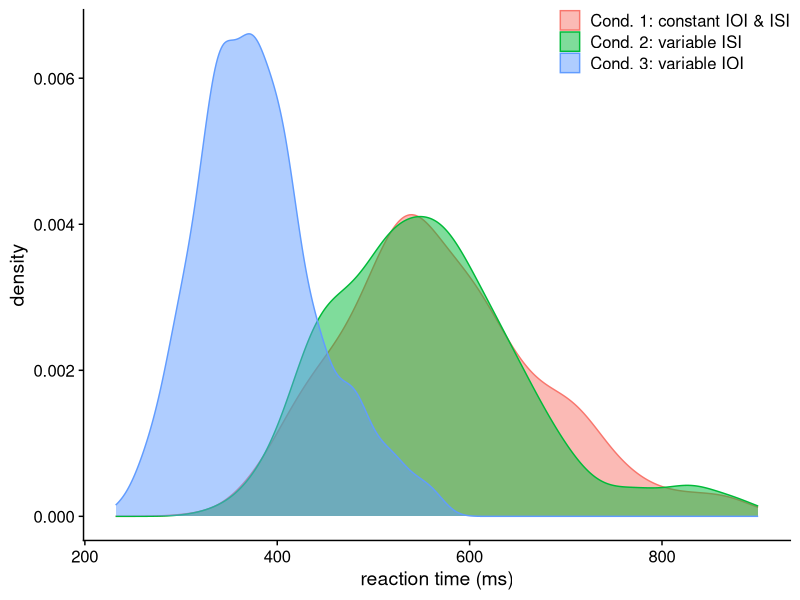
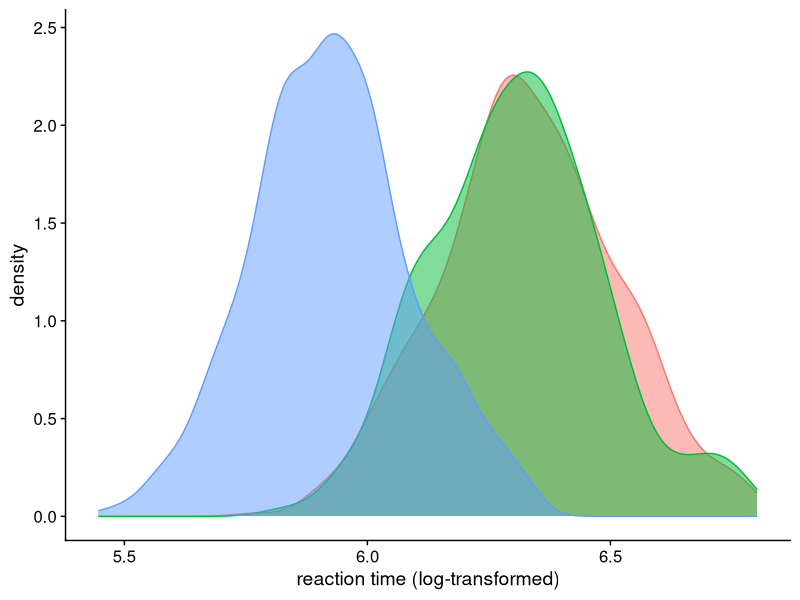
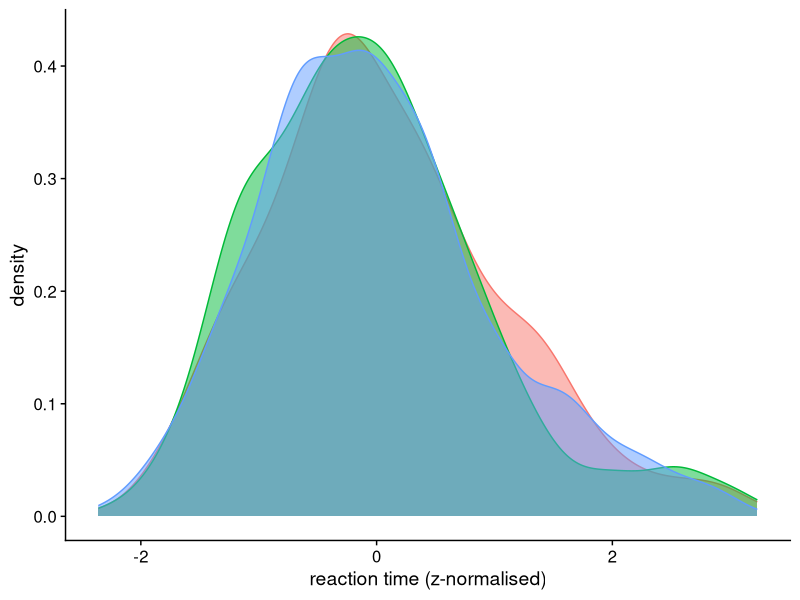
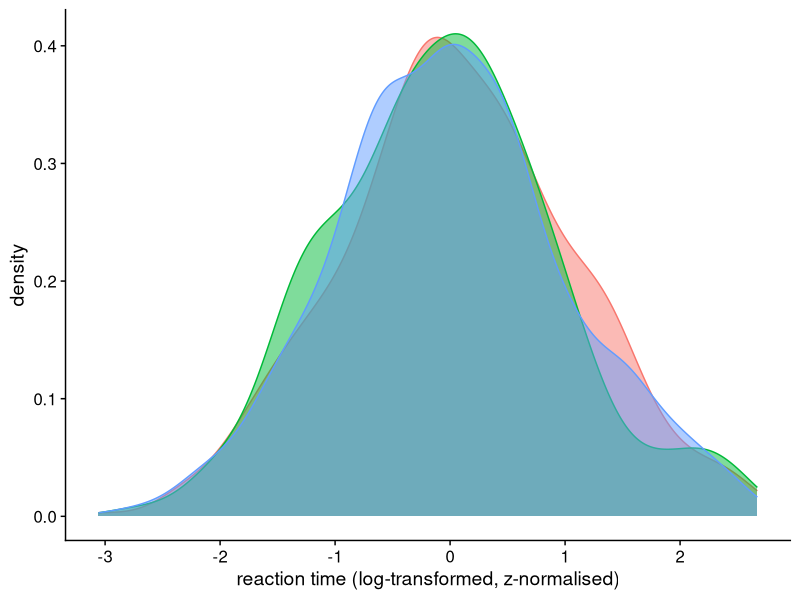
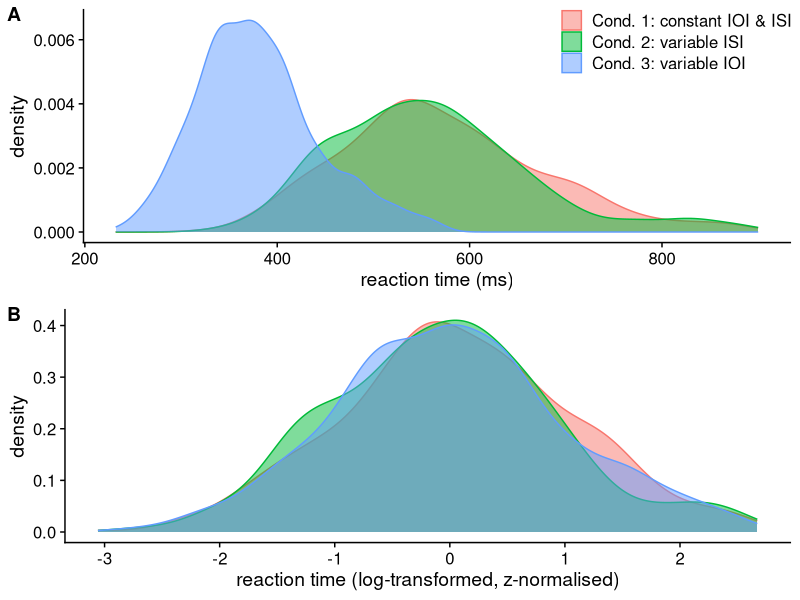

The R source for these figures, in order: (Note: this script raises an error after producing the figures.)

#--------------------------------------------------------
# packages, global variables
#--------------------------------------------------------

# remove previous objects from workspace
rm(list=ls())

library(tidyverse)
library(skimr)
library(cowplot)
theme_set(theme_cowplot())
library(lmerTest)
library(broom.mixed)
library(gtools)
library(kableExtra)

#------------------------------------------------------------
# helper functions
#------------------------------------------------------------

# conf_summary()
# partially based on: http://www.cookbook-r.com/Manipulating_data/Summarizing_data/
# group data, and calculate: mean, standard error, 95% confidence interval
conf_summary <- function(data, measurevar, ...) {
  d %>% 
    group_by(...) %>%
    summarise(mean = mean({{measurevar}}, na.rm = T),
              sd = sd({{measurevar}}, na.rm = T),
              N = n(),
              se = sd / sqrt(N),
              ci = se * qt(0.95/2 + .5, N-1)) %>% 
    ungroup()
}

# save plots with cairo pdf device
ggsave_pdf <- function(custom_name = "lastplot", plot_lst = list(last_plot()),
                       height = 5, width = 7.5, figscale = 1,
                       figdir = '../plots/',
                       device = cairo_pdf, device_suffix = 'pdf', ...) {
  if (is.null(names(plot_lst))) names(plot_lst) <- custom_name
  plot_names <- paste0(figdir, names(plot_lst), '.', device_suffix)
  pmap(list(plot_names, plot_lst), ggsave,
       device = device, scale = figscale,
       height = height, width = width, ...)
}

ggsave_jpg <- function(custom_name = "lastplot", ...) {
  ggsave_pdf(device = 'jpeg', device_suffix = 'jpg', custom_name, ...)
}

# print fixed effects of mixed model
print_model <- function(mx) {
  mx %>% 
    tidy(effects = 'fixed') %>% 
    mutate(signif = stars.pval(p.value),
           t.value = statistic,
           p.value = format.pval(p.value, digits = 2),
           term = str_replace_all(term, 'preceding_stds', 'preceding_standards')) %>% 
    mutate_if(is.numeric, ~ round(., digits = 2)) %>% 
    select(term, estimate, std.error, t.value, p.value, signif) %>% 
    kable(format = 'latex', booktabs = T, linesep = "")
}

#--------------------------------------------------------
# load data
#--------------------------------------------------------

# semantic labels for conditions.
# machine (hard/soft-ware) for conditions.
condlabels <- tibble(condition = c(1, 2, 3),
                     condition_label = c('Cond. 1: constant IOI & ISI',
                                         'Cond. 2: variable ISI',
                                         'Cond. 3: variable IOI'),
                     machine = c('dell_ubuntu12',
                                 'dell_ubuntu12',
                                 'lenovo_ubuntu15'))

# read all response data (including misses, false alarms, etc.)
alld <- read_tsv('../data/seh2_response_data.tsv') %>% 
  left_join(condlabels) %>% 
  mutate(condition = as_factor(condition))

#--------------------------------------------------------
# exclude block-initial trials
#--------------------------------------------------------

# remove all block-initial trials,
# since the experiment didn't control that each block started
# with a filler trial (i.e. with no deviants in it).
# trials are numbered from 1 to 76 (col=itemID):
# 1:4 belong to training block,
# 5:40 (n=36) belong to experimental block 1
# 41:76 (n=36) belong to experimental block 2.
# hence, remove trials 5 and 41 from dataset.
alld %>% 
  group_by(section) %>% 
  filter(itemID == min(itemID)) %>% 
  count(itemID)

alld <- alld %>% 
  group_by(section) %>% 
  filter(itemID != min(itemID)) %>% 
  ungroup()

#--------------------------------------------------------
# overall accuracy; exclude low-performance participants
#--------------------------------------------------------

# compute hits, overreactions, misses, false alarms.
# coding:
# n_reactions = 0 = missed deviants
# n_reactions = 1 = hits
# n_reactions > 1 = overreactions, multiple reactions to single deviant
# n_reactions = 99 (arbitrary code; when deviant absent) = false alarm
alld <- alld %>% 
  group_by(subjectID, itemID) %>% 
  nest() %>% 
  mutate(n_reactions = map_dbl(data, nrow)) %>%
  unnest(data) %>% 
  ungroup() %>%
  mutate(n_reactions = if_else(is.na(relRT), 0, n_reactions),
         n_reactions = if_else(is.na(deviant), -1, n_reactions), # arbitrary code for false alarms
         response_type = if_else(n_reactions==-1, 'false_alarm', 'undefined!'),
         response_type = if_else(n_reactions>1, 'overreaction', response_type),
         response_type = if_else(n_reactions==1, 'hit', response_type),
         response_type = if_else(n_reactions==0, 'miss', response_type))

# summary of hits, overreactions, misses, false alarms.
alld %>% 
  count(response_type) %>% 
  mutate(total = sum(n),
         p = (n/total*100) %>% round(0))

# proportion of response type by subject
hits_by_subj <- alld %>% 
  group_by(condition, subjectID) %>% 
  count(response_type) %>% 
  mutate(total = sum(n),
         p = (n/total*100) %>% round(0)) %>%
  select(subjectID, response_type, p) %>% 
  pivot_wider(names_from = response_type, values_from = p)

# exclude participants whose proportion of hits is below 90%
low_performance <- hits_by_subj %>% filter(hit < 90)
low_performance

d_perform <- alld %>% 
  filter(!subjectID %in% low_performance$subjectID)

# n of participants per condition
d_perform %>% 
  count(condition, subjectID) %>% 
  count(condition)

#--------------------------------------------------------
# exclude all responses except hits
#--------------------------------------------------------

d_perform %>% 
  count(response_type) %>% 
  mutate(total = sum(n),
         p = (n/total*100) %>% round(0))

# dataset for analyses:
# only keep hits, i.e. deviant is present and participant reacts once;
# exclude misses, false_alarms and trials with overreactions.
# also exclude impossible (i.e. negative) RTs. 
d_hits <- d_perform %>% 
  filter(response_type == 'hit')

#--------------------------------------------------------
# exlude impossible/extreme RTs
#--------------------------------------------------------

# negative RTs are equivalent to false alarms;
# extremely low RTs too;
# define extreme as less/more than 2 SDs from mean;
# (by machine, because each setup shows different RT lags)
d_hits <- d_hits %>% 
  group_by(machine) %>% 
  mutate(extreme_lo = relRT < mean(relRT) - 2*sd(relRT),
         extreme_hi = relRT > mean(relRT) + 2*sd(relRT)) %>% 
  ungroup() %>%
  filter(relRT > 0,
         extreme_lo == F,
         extreme_hi == F) %>% 
  select(-extreme_lo, -extreme_hi)

#--------------------------------------------------------
# final dataset, add transformed RT features
#--------------------------------------------------------

d <- d_hits %>% 
  mutate(logRT = log(relRT)) %>% 
  group_by(machine) %>% 
  mutate(logRT_z = scale(logRT),
         relRT_z = scale(relRT)) %>% 
  ungroup()

#--------------------------------------------------------
# distributions
#--------------------------------------------------------

# themes for distribution plots.
# legend.justification = inside reference point for legend.position 
theme_dist <- list(theme(legend.title = element_blank(),
                         legend.position = c(1, 1),
                         legend.justification = c('right', 'top')))
theme_dist_nolegend <- list(theme(legend.position = 'none'))

# Conditions were conducted on different machines:
# Condition 1: Dell XPS M1330, Ubuntu 12.04.
# Condition 2: Dell XPS M1330, Ubuntu 12.04.
# Condition 3: Lenovo T440s, Ubuntu 15.10.
# RTs are consistently shorter for condition 3.
# Hence, z-normalise RTs to make conditions comparable.

dist_rt <- ggplot(d) +
  aes(x = relRT, fill = condition_label, colour = condition_label) +
  geom_density(alpha = .5) +
  theme_dist + xlab('reaction time (ms)')
dist_rt

dist_logrt <- ggplot(d) +
  aes(x = logRT, fill = condition_label, colour = condition_label) +
  geom_density(alpha = .5) +
  theme_dist_nolegend + xlab('reaction time (log-transformed)')
dist_logrt

dist_stdrt <- ggplot(d) +
  aes(x = relRT_z, fill = condition_label, colour = condition_label) +
  geom_density(alpha = .5) +
  theme_dist_nolegend + xlab('reaction time (z-normalised)')
dist_stdrt

dist_zrt <- ggplot(d) +
  aes(x = logRT_z, fill = condition_label, colour = condition_label) +
  geom_density(alpha = .5) +
  theme_dist_nolegend + xlab('reaction time (log-transformed, z-normalised)')
dist_zrt

plot_grid(dist_rt, dist_zrt, ncol = 1, labels = 'AUTO')
ggsave_jpg('rt_distributions_2', height = 9)

plot_grid(dist_rt, dist_logrt, dist_zrt, ncol = 1, labels = 'AUTO')
ggsave_jpg('rt_distributions_3', height = 9)

conf_summary(d, relRT, condition_label)
conf_summary(d, logRT, condition_label)
conf_summary(d, logRT_z, condition_label)

# distribution of preceding standards, i.e. distance since preceding deviant
d %>%
  ggplot() +
  aes(x = preceding_stds,
      group = condition,
      fill = as_factor(condition),
      colour = as_factor(condition)) +
  geom_density(alpha = .5) +
  theme_dist

#--------------------------------------------------------
# RTs by position of deviant
#--------------------------------------------------------

# axis labels
deviant_lab <- 'position of deviant within sequence'
zrt_lab <- 'reaction time (log-transformed, z-normalised)'
lrt_lab <- 'reaction time (log-transformed)'

## Summary by deviant position
dsum2 <- conf_summary(d, logRT_z, deviant)
ggplot(dsum2) + aes(x = factor(deviant), y = mean, group = 1) +
  geom_point() + geom_line() +
  geom_errorbar(aes(ymin=mean-ci, ymax=mean+ci), width=.1) +
  labs(x = deviant_lab, y = zrt_lab)
# ggsave("dsum_all.pdf", scale = 2)

## Summary by deviant and condition
dsum <- conf_summary(d, logRT_z, deviant, condition_label) %>% 
  rename(condition = condition_label)
ggplot(dsum) + aes(x = factor(deviant), y = mean,
                   group = condition, color = condition) +
  geom_point() + geom_line() +
  geom_errorbar(aes(ymin=mean-ci, ymax=mean+ci), width=.1) +
  labs(x = deviant_lab, y = zrt_lab) +
  theme_dist
# ggsave("dsum_conditions.pdf", scale = 2)

#--------------------------------------------------------
# log-transformed, z-normalised RTs by deviant (with overlay)
#--------------------------------------------------------

# summary statistics (for plot overlay)
dsum.stat <- dsum %>% 
  group_by(condition) %>% 
  summarise(r = cor(deviant, mean) %>% round(2)) %>% 
  mutate(highlight = condition)

# no highlight
dsum %>% 
  ggplot() + aes(x = factor(deviant), y = mean, group = condition) +
  geom_point() + geom_line() +
  geom_errorbar(aes(ymin=mean-ci, ymax=mean+ci), width=.1) +
  facet_wrap(~ condition) +
  labs(x = deviant_lab, y = zrt_lab) +
  theme(legend.position="none") +
  geom_text(aes(x = 7, y = 1.1, label = paste0("italic(r) == ", r)), parse = T, 
            data = dsum.stat, inherit.aes = F) +
  background_grid(major = 'y')

ggsave_jpg(custom_name = "zrt_conditions", width = 9)

# with hihglight
dsum %>% 
  crossing(highlight = unique(.$condition)) %>%
  ggplot() +
  aes(x = factor(deviant), y = mean, group = condition,
      alpha = highlight == condition) +
  geom_point() + geom_line() +
  geom_errorbar(aes(ymin=mean-ci, ymax=mean+ci), width=.1) +
  facet_wrap(~ condition) +
  labs(x = deviant_lab, y = zrt_lab) +
  facet_wrap(~highlight) +
  scale_alpha_discrete(range = c(.1, 1)) +
  geom_text(aes(x = 7, y = 1.1, label = paste0("italic(r) == ", r)), parse = T, 
            data = dsum.stat, inherit.aes = F) +
  background_grid(major = 'y') +
  theme(legend.position = 'none')

ggsave_jpg(custom_name = "zrt_conditions_hi", width = 9)

#--------------------------------------------------------
# log-transformed RTs (not normalised by machine) by deviant (with overlay)
#--------------------------------------------------------

## summary by deviant and condition
log_sum <- conf_summary(d, logRT, deviant, condition_label) %>% 
  rename(condition = condition_label)

# summary statistics (for plot overlay)
log_sum_stat <- log_sum %>% 
  group_by(condition) %>% 
  summarise(r = cor(deviant, mean) %>% round(2)) %>% 
  mutate(highlight = condition)

# no highlight
ggplot(log_sum) + aes(x = factor(deviant), y = mean, group = condition) +
  geom_point() + geom_line() +
  geom_errorbar(aes(ymin=mean-ci, ymax=mean+ci), width=.1) +
  geom_text(aes(x = 7, y = 6.5, label = paste0("italic(r) == ", r)),
            parse = T, data = log_sum_stat) +
  facet_wrap(~ condition) +
  labs(x = deviant_lab, y = lrt_lab) +
  background_grid(major = 'y')

ggsave_jpg(custom_name = "logrt_conditions", width = 9)

# with hihglight
log_sum %>% 
  crossing(highlight = unique(.$condition)) %>%
  ggplot() +
  aes(x = factor(deviant), y = mean, group = condition,
      alpha = highlight == condition) +
  geom_point() + geom_line() +
  geom_errorbar(aes(ymin=mean-ci, ymax=mean+ci), width=.1) +
  facet_wrap(~ condition) +
  labs(x = deviant_lab, y = lrt_lab) +
  facet_wrap(~highlight) +
  scale_alpha_discrete(range = c(.1, 1)) +
  geom_text(aes(x = 7, y = 6.5, label = paste0("italic(r) == ", r)),
            parse = T, data = log_sum_stat) +
  background_grid(major = 'y') +
  theme(legend.position="none")

ggsave_jpg(custom_name = "logrt_conditions_hi", width = 9)

#--------------------------------------------------------
# regression models (logRT_z)
#--------------------------------------------------------

# saturated model
mm_sat <- lmer(logRT_z ~ preceding_stds + deviant + condition +
              deviant:condition + preceding_stds:condition +
              (1|subjectID), d, REML = F)
summary(mm_sat)

# model selection
step(mm_sat)

# step-selected final model
mm_final <- lmer(logRT_z ~ preceding_stds + deviant +
                   (1|subjectID), d, REML = F)
summary(mm_final)
print_model(mm_final)

#--------------------------------------------------------
# regression models (logRT)
#--------------------------------------------------------

# saturated model
mm_sat_log <- lmer(logRT ~ preceding_stds + deviant + condition +
                 deviant:condition + preceding_stds:condition +
                 (1|subjectID), d, REML = F)
summary(mm_sat_log)

# model selection
step(mm_sat_log)

# final model
mm_final_log <- lmer(logRT ~ preceding_stds + deviant + condition +
                   (1|subjectID), d, REML = F)
summary(mm_final_log)
print_model(mm_final_log)
